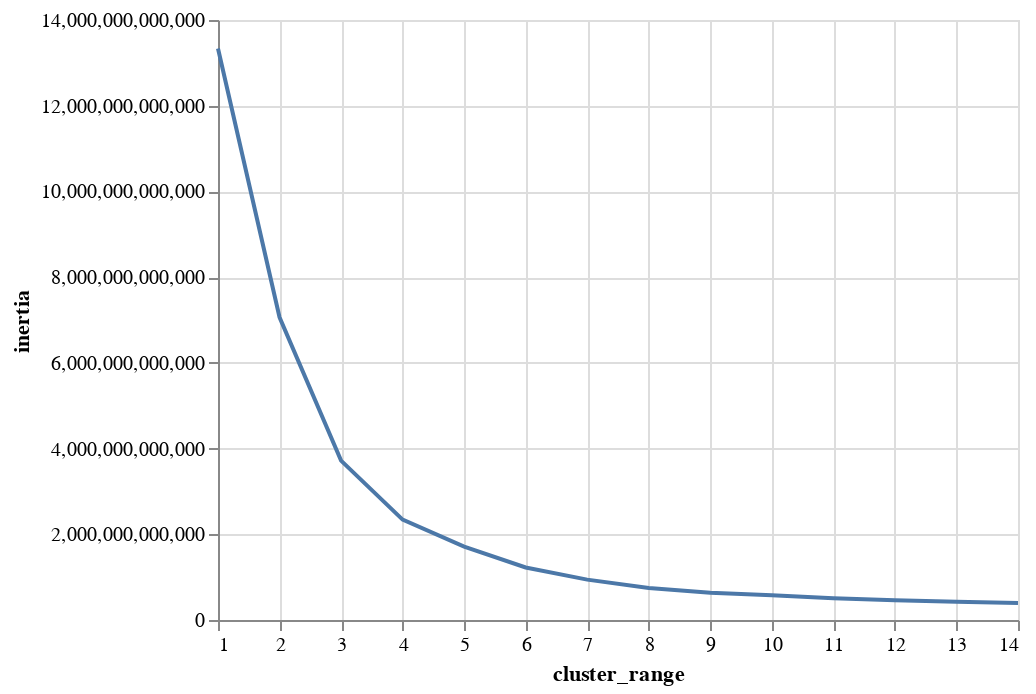

Write notebook code for a chart like this one.
### Code cell
alt.Chart(clusters).mark_line().encode(alt.X('cluster_range'), alt.Y('inertia'))

### Figure 1 — Vega-Lite specification as saved in the notebook (floating-point values rounded to 4 significant figures)
{"config": {"view": {"continuousWidth": 400, "continuousHeight": 300}}, "data": {"name": "data-a9d2596069c5a0548d730a6de5040a23"}, "mark": "line", "encoding": {"x": {"type": "quantitative", "field": "cluster_range"}, "y": {"type": "quantitative", "field": "inertia"}}, "$schema": "https://vega.github.io/schema/vega-lite/v4.8.1.json", "datasets": {"data-a9d2596069c5a0548d730a6de5040a23": [{"cluster_range": 1, "inertia": 13340000000000.0}, {"cluster_range": 2, "inertia": 7063000000000.0}, {"cluster_range": 3, "inertia": 3719000000000.0}, {"cluster_range": 4, "inertia": 2342000000000.0}, {"cluster_range": 5, "inertia": 1714000000000.0}, {"cluster_range": 6, "inertia": 1226000000000.0}, {"cluster_range": 7, "inertia": 942400000000.0}, {"cluster_range": 8, "inertia": 748800000000.0}, {"cluster_range": 9, "inertia": 634700000000.0}, {"cluster_range": 10, "inertia": 574800000000.0}, {"cluster_range": 11, "inertia": 510100000000.0}, {"cluster_range": 12, "inertia": 462700000000.0}, {"cluster_range": 13, "inertia": 423500000000.0}, {"cluster_range": 14, "inertia": 397100000000.0}]}}
